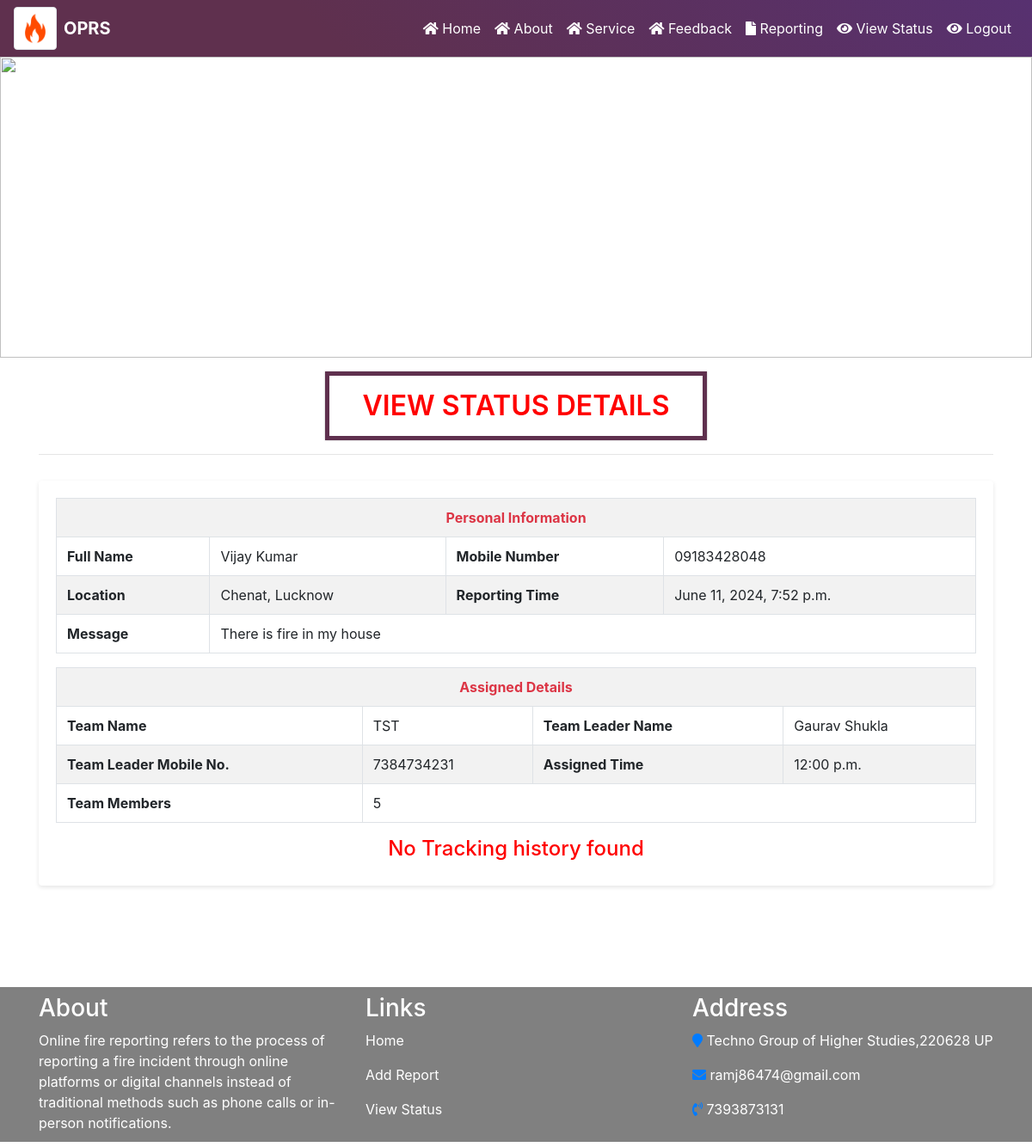
/viewStatusDetails/4 (signed in), run on the app's committed database.
### myapp/models.py (models this page shows, shortened)
class Firereport(models.Model):
    FullName = models.CharField(max_length=250, null=True)
    MobileNumber = models. CharField(max_length=12, null=True)
    Location = models.CharField(max_length=200, null=True)
    Message = models.CharField(max_length=200, null=True)
    AssignTo = models.ForeignKey(Teams, on_delete=models.CASCADE, null=True)
    Status = models.CharField(max_length=150, null=True)
    Postingdate = models.DateTimeField(auto_now_add=True)
    AssignedTime = models.CharField(max_length=150, null=True)
    UpdationDate = models.DateTimeField(null=True)

class Teams(models.Model):
    teamName = models.CharField(max_length=200, null=True)
    teamLeaderName = models.CharField(max_length=250, null=True)
    teamLeadMobno = models.CharField(max_length=15, null=True)
    teamMembers = models.CharField(max_length=300, null=True)
    postingDate = models.DateTimeField(auto_now_add=True)

### myapp/views.py (the view)
# urls.py: path('viewStatusDetails/<int:pid>', viewStatusDetails, name='viewStatusDetails'),
def viewStatusDetails(request,pid):
    firereport = Firereport.objects.get(id=pid)
    report1 = Firetequesthistory.objects.filter(firereport=firereport)
    reportcount = Firetequesthistory.objects.filter(firereport=firereport).count()
    return render(request, 'viewStatusDetails.html', locals())

### myapp/templates/viewStatusDetails.html (shortened to what this page needs)
{% include 'navbar.html' %}
{% load static %}
<!DOCTYPE html>
<html lang="en">
<head>
</head>
<body>
<img src="{% static 'images/f8.jpg' %}" style="width:100%; height:350px;">
<br>
<div class="container mt-3">
    <h5 class="page-title text-center">View Status Details</h5>
    <hr>
    <div class="card">
        <div class="card-body">
            <table id="example1" class="table table-bordered table-striped">
                <tr>
                    <th colspan="4" class="text-center text-danger">Personal Information</th>
                </tr>
                <tr>
                    <th>Full Name</th>
                    <td>{{firereport.FullName}}</td>
                    <th>Mobile Number</th>
                    <td>{{firereport.MobileNumber}}</td>
                </tr>
                <tr>
                    <th>Location</th>
                    <td>{{firereport.Location}}</td>
                    <th>Reporting Time</th>
                    <td>{{firereport.Postingdate}}</td>
                </tr>
                <tr>
                    <th>Message</th>
                    <td colspan="3">{{firereport.Message}}</td>
                </tr>
            </table>
            <table id="example1" class="table table-bordered table-striped">
                <tr>
                    <th colspan="4" class="text-center text-danger">Assigned Details</th>
                </tr>
                {% if firereport.AssignTo %}
                <tr>
                    <th>Team Name</th>
                    <td>{{firereport.AssignTo.teamName}}</td>
                    <th>Team Leader Name</th>
                    <td>{{firereport.AssignTo.teamLeaderName}}</td>
                </tr>
                <tr>
                    <th>Team Leader Mobile No.</th>
                    <td>{{firereport.AssignTo.teamLeadMobno}}</td>
                    <th>Assigned Time</th>
                    <td>{{firereport.AssignedTime}}</td>
                </tr>
                <tr>
                    <th>Team Members</th>
                    <td colspan="3">{{firereport.AssignTo.teamMembers}}</td>
                </tr>
                {% else %}
                <tr>
                    <th><h4 align="center" style="color:green"> Not Updated Yet </h4></th>
                </tr>
                {% endif %}
            </table>
            {% if reportcount == 0 %}
            <h4 align="center" style="color:red"> No Tracking history found </h4>
            {% endif %}
        </div>
    </div>
</div>
<br><br><br>
</body>
</html>
{% include 'footer.html' %}

### myapp/static/css/mystyle.css (style rules this page uses)
.page-title { color : red; font-size: 2em; font-weight: 600; padding: .5em 1em; box-shadow: 0px 0px 2px #b0b0b0; text-transform: uppercase; width: 40%; margin: 0 auto; border: 5px solid #5f304e; }
.card { border: none; background-color: #fff; box-shadow: 0px 2px 5px rgba(0, 0, 0, 0.1); margin-bottom: 30px; text-align: center; margin-top: 30px; }

### data on the page
Firereport: FullName "Vijay Kumar", MobileNumber "09183428048", Location "Chenat, Lucknow", Postingdate "June 11, 2024, 7:52 p.m.", Message "There is fire in my house", AssignTo.teamName "TST", AssignTo.teamLeaderName "Gaurav Shukla", AssignTo.teamLeadMobno "7384734231", AssignedTime "12:00 p.m.", AssignTo.teamMembers "5"
